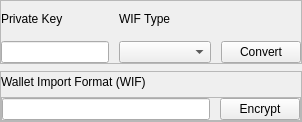
         <widget class="QWidget" name="noECQWidget">
          <layout class="QVBoxLayout" name="noECVLayout">
           <property name="spacing">
            <number>7</number>
           </property>
           <property name="leftMargin">
            <number>0</number>
           </property>
           <property name="topMargin">
            <number>0</number>
           </property>
           <property name="rightMargin">
            <number>0</number>
           </property>
           <property name="bottomMargin">
            <number>0</number>
           </property>
           <item>
            <widget class="QFrame" name="noECPrivateKeyAndWifTypeContainerQFrame">
             <property name="frameShape">
              <enum>QFrame::Shape::StyledPanel</enum>
             </property>
             <property name="frameShadow">
              <enum>QFrame::Shadow::Raised</enum>
             </property>
             <layout class="QHBoxLayout" name="noECPrivateKeyAndWifTypeContainerHLayout_2">
              <property name="spacing">
               <number>10</number>
              </property>
              <property name="leftMargin">
               <number>0</number>
              </property>
              <property name="topMargin">
               <number>0</number>
              </property>
              <property name="rightMargin">
               <number>0</number>
              </property>
              <property name="bottomMargin">
               <number>0</number>
              </property>
              <item>
               <widget class="QFrame" name="noECPrivateKeyContainerQFrame">
                <layout class="QVBoxLayout" name="noECPrivateKeyContainerQFrameVLayout">
                 <property name="spacing">
                  <number>5</number>
                 </property>
                 <property name="leftMargin">
                  <number>0</number>
                 </property>
                 <property name="topMargin">
                  <number>0</number>
                 </property>
                 <property name="rightMargin">
                  <number>0</number>
                 </property>
                 <property name="bottomMargin">
                  <number>0</number>
                 </property>
                 <item>
                  <widget class="QFrame" name="noECPrivateKeyLabelContainerQFrame">
                   <layout class="QHBoxLayout" name="noECPrivateKeyLabelContainerQFrameHLayout">
                    <property name="spacing">
                     <number>15</number>
                    </property>
                    <property name="leftMargin">
                     <number>0</number>
                    </property>
                    <property name="topMargin">
                     <number>0</number>
                    </property>
                    <property name="rightMargin">
                     <number>0</number>
                    </property>
                    <property name="bottomMargin">
                     <number>0</number>
                    </property>
                    <item>
                     <widget class="QLabel" name="noECPrivateKeyQLabel">
                      <property name="text">
                       <string>Private Key</string>
                      </property>
                     </widget>
                    </item>
                    <item>
                     <spacer name="noECPrivateKeyLabelContainerQFrameHSpacer">
                      <property name="orientation">
                       <enum>Qt::Orientation::Horizontal</enum>
                      </property>
                      <property name="sizeHint" stdset="0">
                       <size>
                        <width>40</width>
                        <height>20</height>
                       </size>
                      </property>
                     </spacer>
                    </item>
                   </layout>
                  </widget>
                 </item>
                 <item>
                  <widget class="QLineEdit" name="noECPrivateKeyQLineEdit"/>
                 </item>
                </layout>
               </widget>
              </item>
              <item>
               <widget class="QFrame" name="noECWIFTypeContainerQFrame">
                <property name="maximumSize">
                 <size>
                  <width>145</width>
                  <height>16777215</height>
                 </size>
                </property>
                <layout class="QVBoxLayout" name="noECWIFTypeContainerQFrameVLayout">
                 <property name="spacing">
                  <number>5</number>
                 </property>
                 <property name="leftMargin">
                  <number>0</number>
                 </property>
                 <property name="topMargin">
                  <number>0</number>
                 </property>
                 <property name="rightMargin">
                  <number>0</number>
                 </property>
                 <property name="bottomMargin">
                  <number>0</number>
                 </property>
                 <item>
                  <widget class="QFrame" name="noECWIFTypeLabelContainerQFrame">
                   <layout class="QHBoxLayout" name="noECWIFTypeLabelContainerQFrameHLayout">
                    <property name="spacing">
                     <number>15</number>
                    </property>
                    <property name="leftMargin">
                     <number>0</number>
                    </property>
                    <property name="topMargin">
                     <number>0</number>
                    </property>
                    <property name="rightMargin">
                     <number>0</number>
                    </property>
                    <property name="bottomMargin">
                     <number>0</number>
                    </property>
                    <item>
                     <widget class="QLabel" name="noECWIFTypeQLabel">
                      <property name="text">
                       <string>WIF Type</string>
                      </property>
                     </widget>
                    </item>
                    <item>
                     <spacer name="noECWIFTypeLabelContainerQFrameHSpacer">
                      <property name="orientation">
                       <enum>Qt::Orientation::Horizontal</enum>
                      </property>
                      <property name="sizeHint" stdset="0">
                       <size>
                        <width>40</width>
                        <height>20</height>
                       </size>
                      </property>
                     </spacer>
                    </item>
                   </layout>
                  </widget>
                 </item>
                 <item>
                  <widget class="QComboBox" name="noECWIFTypeQComboBox">
                   <property name="placeholderText">
                    <string>(Select)</string>
                   </property>
                  </widget>
                 </item>
                </layout>
               </widget>
              </item>
              <item>
               <widget class="QFrame" name="noECCovertButtonContainerQFrame">
                <property name="maximumSize">
                 <size>
                  <width>115</width>
                  <height>16777215</height>
                 </size>
                </property>
                <layout class="QVBoxLayout" name="noECConvertContainerQFrameVLayout">
                 <property name="spacing">
                  <number>5</number>
                 </property>
                 <property name="leftMargin">
                  <number>0</number>
                 </property>
                 <property name="topMargin">
                  <number>0</number>
                 </property>
                 <property name="rightMargin">
                  <number>0</number>
                 </property>
                 <property name="bottomMargin">
                  <number>0</number>
                 </property>
                 <item>
                  <widget class="QFrame" name="noECPrivateKeyButtonContainerQFrame">
                   <property name="layoutDirection">
                    <enum>Qt::LayoutDirection::LeftToRight</enum>
                   </property>
                   <layout class="QVBoxLayout" name="noECPrivateKeyButtonHLayout">
                    <property name="spacing">
                     <number>5</number>
                    </property>
                    <property name="leftMargin">
                     <number>0</number>
                    </property>
                    <property name="topMargin">
                     <number>0</number>
                    </property>
                    <property name="rightMargin">
                     <number>0</number>
                    </property>
                    <property name="bottomMargin">
                     <number>0</number>
                    </property>
                    <item>
                     <spacer name="noECPrivateKeyButtonSpacer">
                      <property name="orientation">
                       <enum>Qt::Orientation::Vertical</enum>
                      </property>
                      <property name="sizeHint" stdset="0">
                       <size>
                        <width>20</width>
                        <height>40</height>
                       </size>
                      </property>
                     </spacer>
                    </item>
                    <item>
                     <widget class="QPushButton" name="noECPrivateKeyConvertQPushButton">
                      <property name="cursor">
                       <cursorShape>PointingHandCursor</cursorShape>
                      </property>
                      <property name="text">
                       <string>Convert</string>
                      </property>
                     </widget>
                    </item>
                   </layout>
                  </widget>
                 </item>
                </layout>
               </widget>
              </item>
             </layout>
            </widget>
           </item>
           <item>
            <widget class="QFrame" name="noECWIFAndButtonContainerQFrame">
             <property name="frameShape">
              <enum>QFrame::Shape::StyledPanel</enum>
             </property>
             <property name="frameShadow">
              <enum>QFrame::Shadow::Raised</enum>
             </property>
             <layout class="QHBoxLayout" name="noECWIFHorizontalLayout">
              <property name="spacing">
               <number>15</number>
              </property>
              <property name="leftMargin">
               <number>0</number>
              </property>
              <property name="topMargin">
               <number>0</number>
              </property>
              <property name="rightMargin">
               <number>0</number>
              </property>
              <property name="bottomMargin">
               <number>0</number>
              </property>
              <item>
               <widget class="QFrame" name="noECWIFContainerQFrame">
                <layout class="QVBoxLayout" name="noECWIFContainerQFrameVLayout">
                 <property name="spacing">
                  <number>5</number>
                 </property>
                 <property name="leftMargin">
                  <number>0</number>
                 </property>
                 <property name="topMargin">
                  <number>0</number>
                 </property>
                 <property name="rightMargin">
                  <number>0</number>
                 </property>
                 <property name="bottomMargin">
                  <number>0</number>
                 </property>
                 <item>
                  <widget class="QFrame" name="noECWIFwifLableContainerQFrame">
                   <layout class="QHBoxLayout" name="noECWIFLabelContainerQFrameHLayout">
                    <property name="spacing">
                     <number>15</number>
                    </property>
                    <property name="leftMargin">
                     <number>0</number>
                    </property>
                    <property name="topMargin">
                     <number>0</number>
                    </property>
                    <property name="rightMargin">
                     <number>0</number>
                    </property>
                    <property name="bottomMargin">
                     <number>0</number>
                    </property>
                    <item>
                     <widget class="QLabel" name="noECWIFQLabel">
                      <property name="text">
                       <string>Wallet Import Format (WIF)</string>
                      </property>
                     </widget>
                    </item>
                    <item>
                     <spacer name="noECWIFLabelContainerQFrameHSpacer">
                      <property name="orientation">
                       <enum>Qt::Orientation::Horizontal</enum>
                      </property>
                      <property name="sizeHint" stdset="0">
                       <size>
                        <width>40</width>
                        <height>20</height>
                       </size>
                      </property>
                     </spacer>
                    </item>
                   </layout>
                  </widget>
                 </item>
                 <item>
                  <widget class="QFrame" name="noECWIFAndEncyptContainerQFrame">
                   <property name="frameShape">
                    <enum>QFrame::Shape::StyledPanel</enum>
                   </property>
                   <property name="frameShadow">
                    <enum>QFrame::Shadow::Raised</enum>
                   </property>
                   <layout class="QHBoxLayout" name="noECWIFContainerVLayout">
                    <property name="spacing">
                     <number>10</number>
                    </property>
                    <property name="leftMargin">
                     <number>0</number>
                    </property>
                    <property name="topMargin">
                     <number>0</number>
                    </property>
                    <property name="rightMargin">
                     <number>0</number>
                    </property>
                    <property name="bottomMargin">
                     <number>0</number>
                    </property>
                    <item>
                     <widget class="QLineEdit" name="noECWIFQLineEdit"/>
                    </item>
                    <item>
                     <widget class="QPushButton" name="noECEncryptQPushButton">
                      <property name="sizePolicy">
                       <sizepolicy hsizetype="Preferred" vsizetype="Fixed">
                        <horstretch>0</horstretch>
                        <verstretch>0</verstretch>
                       </sizepolicy>
                      </property>
                      <property name="cursor">
                       <cursorShape>PointingHandCursor</cursorShape>
                      </property>
                      <property name="text">
                       <string>Encrypt</string>
                      </property>
                     </widget>
                    </item>
                   </layout>
                  </widget>
                 </item>
                </layout>
               </widget>
              </item>
             </layout>
            </widget>
           </item>
          </layout>
         </widget>
